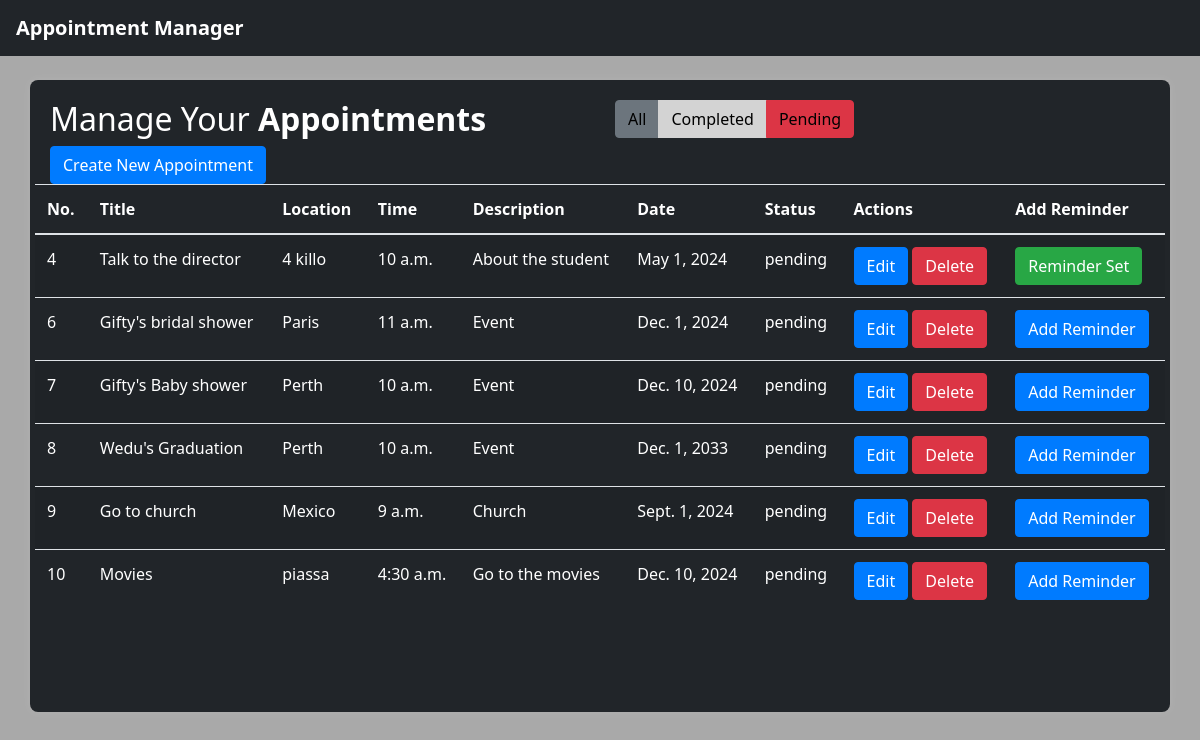
/appointment/?status=pending, run on the app's committed database.
### myyapp/models.py (models this page shows, shortened)
class Appointment(models.Model):
    title = models.CharField(max_length=100)
    description = models.TextField()
    date = models.DateField()
    time = models.TimeField()
    location = models.CharField(max_length=100)
    status_choices = [
        ('completed', 'Completed'),
        ('pending', 'Pending'),
    ]
    status = models.CharField(max_length=20, choices=status_choices)
    assigned_to = models.IntegerField(null=True, blank=True)

### myyapp/views.py (the view)
# urls.py: path('appointment/', appointment_list, name='appointment_list'),
def appointment_list(request):
    status = request.GET.get('status', 'all')
    if status == 'all':
        appointments = Appointment.objects.all()
    else:
        appointments = Appointment.objects.filter(status=status)
    any_reminders = any(appointment.reminder_set.exists() for appointment in appointments)
    return render(request, 'appointment_list.html', {'appointments': appointments, 'status': status, 'any_reminders': any_reminders})

### myyapp/templates/appointment_list.html (shortened to what this page needs)
{% extends 'base.html' %}
{% block content %}
<div class="table-wrapper">
    <div class="table-title">
        <div class="row">
            <div class="col-sm-6"><h2>Manage Your <b>Appointments</b></h2></div>
            <div class="col-sm-6">
                <div class="btn-group" data-toggle="buttons">
                    <label class="btn {% if status == 'all' %}btn-primary{% else %}btn-secondary{% endif %}">
                        <a href="?status=all" style="color: black;">All</a>
                    </label>
                    <label class="btn" style="background-color: lightgrey;">
                        <a href="?status=completed" style="color: black;">Completed</a>
                    </label>
                    <label class="btn {% if status == 'pending' %}btn-danger{% else %}btn-secondary{% endif %}">
                        <a href="?status=pending" style="color: black;">Pending</a>
                    </label>
                </div>
            </div>
        </div>
    </div>
    <div class="row">
        <div class="col-md-12">
            <a href="{% url 'appointment_create' %}" class="btn btn-primary">Create New Appointment</a>
    </div>
    <table class="table table-striped table-hover">
        <thead>
            <tr>
                <th>No.</th>
                <th>Title</th>
                <th>Location</th>
                <th>Time</th>
                <th>Description</th>
                <th>Date</th>
                <th>Status</th>
                <th>Actions</th>
                <th>Add Reminder</th>
            </tr>
        </thead>
        <tbody>
            {% for appointment in appointments %}
            <tr>
                <td>{{ appointment.id }}</td>
                <td>{{ appointment.title }}</td>
                <td>{{ appointment.location }}</td>
                <td>{{ appointment.time }}</td>
                <td>{{ appointment.description }}</td>
                <td>{{ appointment.date }}</td>
                <td>{{ appointment.status }}</td>
                <td>
                    <a href="{% url 'appointment_update' appointment.id %}" class="btn btn-primary">Edit</a>
                    <a href="{% url 'appointment_delete' appointment.id %}" class="btn btn-danger">Delete</a>
                </td>
                <td>
                    {% if appointment.reminder_set.exists %}
            <a href="#" class="btn btn-success" disabled>Reminder Set</a>
        {% else %}
            <a href="{% url 'set_reminder_create' appointment.id %}" class="btn btn-primary">Add Reminder</a>
        {% endif %}
                </td>
            </tr>
            {% endfor %}
        </tbody>
    </table>
</div>
{% endblock %}

### myyapp/templates/base.html (style rules this page uses)
body { font-family: 'Segoe UI', Tahoma, Geneva, Verdana, sans-serif; background-color: darkgrey; color: #fff; }
.table { color: #fff; }

### data on the page
Appointment: id "4", title "Talk to the director", location "4 killo", time "10 a.m.", description "About the student", date "May 1, 2024", status "pending", shows "Reminder Set"
Appointment: id "6", title "Gifty's bridal shower", location "Paris", time "11 a.m.", description "Event", date "Dec. 1, 2024", status "pending", shows "Add Reminder"
Appointment: id "7", title "Gifty's Baby shower", location "Perth", time "10 a.m.", description "Event", date "Dec. 10, 2024", status "pending", shows "Add Reminder"
Appointment: id "8", title "Wedu's Graduation", location "Perth", time "10 a.m.", description "Event", date "Dec. 1, 2033", status "pending", shows "Add Reminder"
Appointment: id "9", title "Go to church", location "Mexico", time "9 a.m.", description "Church", date "Sept. 1, 2024", status "pending", shows "Add Reminder"
Appointment: id "10", title "Movies", location "piassa", time "4:30 a.m.", description "Go to the movies", date "Dec. 10, 2024", status "pending", shows "Add Reminder"
